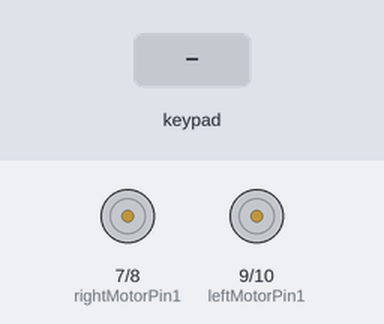
A sketch run on a simulated Arduino Uno, built with avr-gcc and run on an emulated ATmega328P. On the bench: motor-driver pin pairs drawn as motors (green arrow = first pin HIGH = forward, orange = second pin HIGH = backward, longer = more drive, scaled by the enable pin). Inputs (shaded band) come from the test bench.

Above: at 1.2 s.
1.3 s: key 'U' pressed
At 1.5 s:
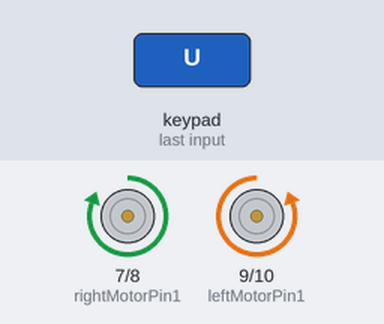
3.2 s: key 'D' pressed
At 3.4 s:
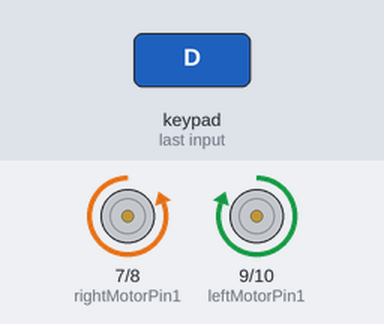
5.1 s: key 'L' pressed
At 5.3 s:
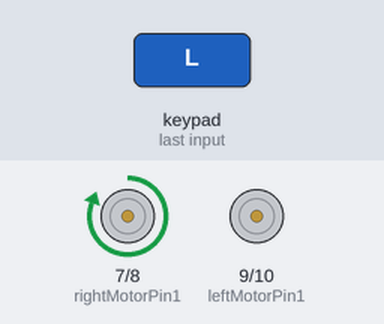
7.0 s: key 'R' pressed
At 7.2 s:
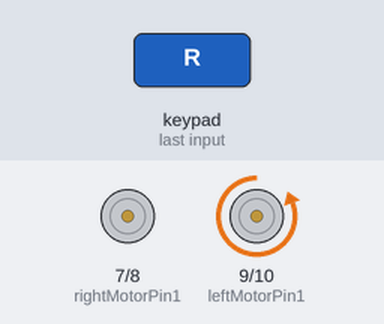
Timing chart, 0 to 9.9 s (numbered marks = the images above; inputs shaded):
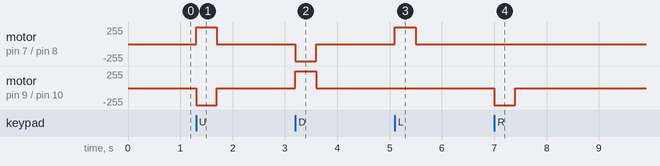

Measured:
- after the input at 1.3 s, motor on pin 7 (rightMotorPin1) / pin 8 (rightMotorPin2): stopped → forward 255/255 at once, → stopped 0.40 s later; motor on pin 9 (leftMotorPin1) / pin 10 (leftMotorPin2): stopped → backward 255/255 at once, → stopped 0.40 s later
- after the input at 3.2 s, motor on pin 7 (rightMotorPin1) / pin 8 (rightMotorPin2): stopped → backward 255/255 at once, → stopped 0.40 s later; motor on pin 9 (leftMotorPin1) / pin 10 (leftMotorPin2): stopped → forward 255/255 at once, → stopped 0.40 s later
- after the input at 5.1 s, motor on pin 7 (rightMotorPin1) / pin 8 (rightMotorPin2): stopped → forward 255/255 at once, → stopped 0.40 s later
- after the input at 7.0 s, motor on pin 9 (leftMotorPin1) / pin 10 (leftMotorPin2): stopped → backward 255/255 at once, → stopped 0.40 s later

The sketch:

BluetoothCar.ino
```cpp
#define CUSTOM_SETTINGS
#define INCLUDE_GAMEPAD_MODULE
#include <Dabble.h>

//Right motor
int enableRightMotor=5;
int rightMotorPin1=7;
int rightMotorPin2=8;

//Left motor
int enableLeftMotor=6;
int leftMotorPin1=9;
int leftMotorPin2=10;

void setup()
{
  // put your setup code here, to run once:
  pinMode(enableRightMotor,OUTPUT);
  pinMode(rightMotorPin1,OUTPUT);
  pinMode(rightMotorPin2,OUTPUT);

  pinMode(enableLeftMotor,OUTPUT);
  pinMode(leftMotorPin1,OUTPUT);
  pinMode(leftMotorPin2,OUTPUT);

  rotateMotor(0,0);

  Dabble.begin(9600, 2, 3);
}


void loop()
{
  int rightMotorSpeed=0;
  int leftMotorSpeed=0;
  Dabble.processInput();
  if (GamePad.isUpPressed())
  {
    leftMotorSpeed = -255;
    rightMotorSpeed = 255;
  }

  if (GamePad.isDownPressed())
  {
    rightMotorSpeed = -255;
    leftMotorSpeed = 255;
  }

  if (GamePad.isLeftPressed())
  {
    rightMotorSpeed = 255;
    leftMotorSpeed = 0;
  }

  if (GamePad.isRightPressed())
  {
    rightMotorSpeed = 0;
    leftMotorSpeed = -255;
  }

  rotateMotor(rightMotorSpeed, leftMotorSpeed);
}

void rotateMotor(int rightMotorSpeed, int leftMotorSpeed)
{
  if (rightMotorSpeed < 0)
  {
    digitalWrite(rightMotorPin1,LOW);
    digitalWrite(rightMotorPin2,HIGH);
  }
  else if (rightMotorSpeed >= 0)
  {
    digitalWrite(rightMotorPin1,HIGH);
    digitalWrite(rightMotorPin2,LOW);
  }

  if (leftMotorSpeed < 0)
  {
    digitalWrite(leftMotorPin1,LOW);
    digitalWrite(leftMotorPin2,HIGH);
  }
  else if (leftMotorSpeed >= 0)
  {
    digitalWrite(leftMotorPin1,HIGH);
    digitalWrite(leftMotorPin2,LOW);
  }

  analogWrite(enableRightMotor, abs(rightMotorSpeed));
  analogWrite(enableLeftMotor, abs(leftMotorSpeed));
}
```
